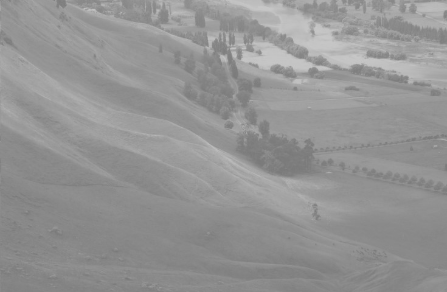
#> input picture Deep_Learning/openCV/image/histogram.png, 447 x 292 px
$ jupyter execute --allow-errors 'OpenCV_011_히스토그램_주파수영역처리_배포용.ipynb'
#> lines starting #> are read from the running program, lines starting #| are printed output that depends on the picture
<table border=1 width=100%>
    <tr><td style="border: 1px solid black; width:600px; height:30px; text-align: center;"><font size=4 color=blue><b>[10차시] 학습목표</b></font></td></tr>
    <tr><td style="border: 1px solid black; text-align: left;"><font size=3>

○ 히스토그램에 대해 학습하고 이미지의 히스토그램을 표시해 본다<br><br>
○ 주파수의 개념에 대해 학습한다<br><br>
○ 주파수 기반 처리 방법에 대해 학습한다

</font></td></tr>
</table>

# 히스토그램 (histogram)

## 개념

- 히스토그램 (Histogram) : 이미지의 색상 별로 픽셀의 개수를 그래프로 표시한 것
- Numpy, Matplotlib 라이브러리에서 함수를 제공하지만 OpenCV에서 제공하는 calcHist() 함수가 가장 성능이 좋음

## gray 이미지의 히스토그램

- <font color=red>calcHist([이미지], [채널], 특정 부분 마스크, [색상 개수], [픽셀값의 범위])</font>
   - 채널은 흑백영상인 경우는 0, 칼라영상인 경우는 R(0), G(1), B(2)

[cell 1]
#실습
import cv2
import matplotlib.pyplot as plt
import numpy as np

img1 = cv2.imread("./image/histogram.png", cv2.IMREAD_COLOR)
#> img1 is the input picture: shape (292, 447, 3); min 121, max 199, mean 148
img1 = cv2.cvtColor(img1, cv2.COLOR_BGR2GRAY)
#> img1: shape (292, 447)


plt.figure(figsize=(12, 5))
plt.subplot(1, 2, 1)
plt.imshow(img1, cmap="gray")
plt.title("original")
plt.axis("off")

# 히스토그램
hist = cv2.calcHist([img1], [0], None, [256], [0, 255])
#> hist = 256 values, max 5925 at index 137, min 0 at index 0, mean 509.9

plt.subplot(1, 2, 2)
plt.title("histogram")
plt.xlim([0, 255])
plt.plot(hist)
#> figure, not shown here; panel 2: curve peaks at x = 137, y = 5925

- 히스토그램이 한쪽으로 몰려있는 그림은 흐린 이미지
    - 왼쪽으로 몰려있으면 어두운 이미지
    - 오른쪽으로 몰려있으면 밝은 이미지
- 빨간 선처럼 나와야 선명한 이미지

### 히스토그램 평활화
- 파란색 히스토그램을 펼쳐서(잡아당겨서 펴서) 빨간색 히스토그램 처럼 만들어주면 선명해짐

##  칼라 이미지의 히스토그램

[cell 2]
#실습
import cv2
import matplotlib.pyplot as plt
import numpy as np

img1 = cv2.imread("./image/back1.PNG", cv2.IMREAD_COLOR)
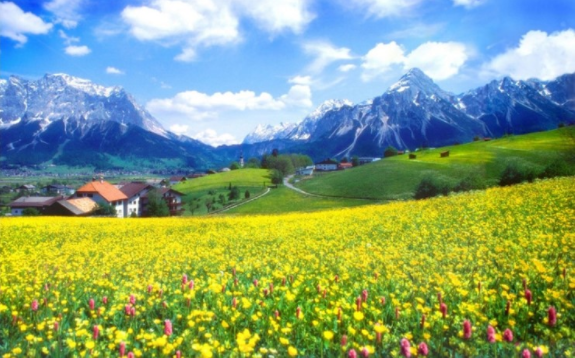
#> input picture Deep_Learning/openCV/image/back1.PNG, 575 x 358 px
#> img1 is the input picture: shape (358, 575, 3); mean B, G, R 123.3, 161.4, 134.1
img1 = cv2.cvtColor(img1, cv2.COLOR_BGR2RGB)


plt.figure(figsize=(12, 5))
plt.subplot(1, 2, 1)
plt.imshow(img1, cmap="gray")
plt.title("original")
plt.axis("off")

# red 히스토그램
hist_red = cv2.calcHist([img1], [0], None, [256], [0, 256])
#> hist_red = 256 values, max 1203 at index 96, min 1 at index 0, mean 804.1
# green 히스토그램
hist_green = cv2.calcHist([img1], [1], None, [256], [0, 256])
#> hist_green = 256 values, max 1757 at index 191, min 0 at index 0, mean 804.1
# blue 히스토그램
hist_blue = cv2.calcHist([img1], [2], None, [256], [0, 256])
#> hist_blue = 256 values, max 10010 at index 253, min 87 at index 0, mean 804.1

plt.subplot(1, 2, 2)
plt.title("COLOR HISTOGRAM")
plt.xlim([0, 255])
plt.plot(hist_red, c="r")
plt.plot(hist_green, c="g")
plt.plot(hist_blue, c="b")
#> figure, not shown here; panel 2: curve peaks at x = 96, y = 1203; panel 2: curve peaks at x = 191, y = 1757; panel 2: curve peaks at x = 253, y = 10010

[cell 3]
import cv2
import matplotlib.pyplot as plt
import numpy as np

img1 = cv2.imread("./image/reds2.png", cv2.IMREAD_COLOR)
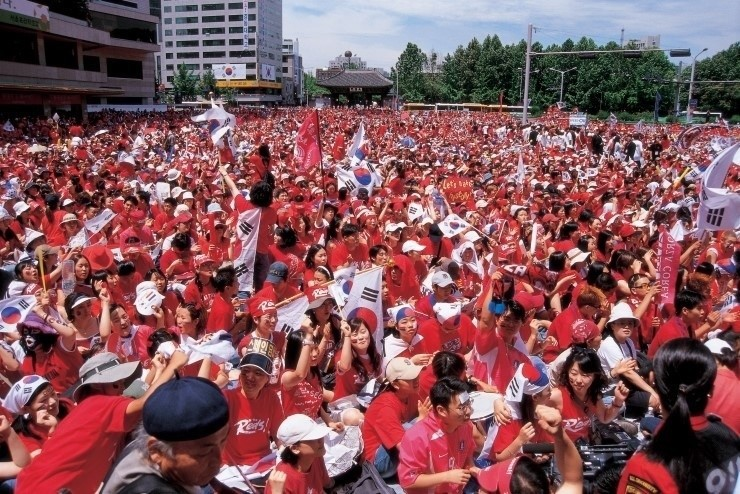
#> input picture Deep_Learning/openCV/image/reds2.png, 740 x 494 px
#> img1 is the input picture: shape (494, 740, 3); mean B, G, R 92, 86.1, 131.3
img1 = cv2.cvtColor(img1, cv2.COLOR_BGR2RGB)


plt.figure(figsize=(12, 5))
plt.subplot(1, 2, 1)
plt.imshow(img1, cmap="gray")
plt.title("original")
plt.axis("off")

# red 히스토그램
hist_red = cv2.calcHist([img1], [0], None, [256], [0, 256])
#> hist_red = 256 values, max 5509 at index 255, min 590 at index 252, mean 1428
# green 히스토그램
hist_green = cv2.calcHist([img1], [1], None, [256], [0, 256])
#> hist_green = 256 values, max 9443 at index 0, min 1 at index 254, mean 1428
# blue 히스토그램
hist_blue = cv2.calcHist([img1], [2], None, [256], [0, 256])
#> hist_blue = 256 values, max 7268 at index 0, min 115 at index 254, mean 1428

plt.subplot(1, 2, 2)
plt.title("COLOR HISTOGRAM")
plt.xlim([0, 255])
plt.plot(hist_red, c="r")
plt.plot(hist_green, c="g")
plt.plot(hist_blue, c="b")
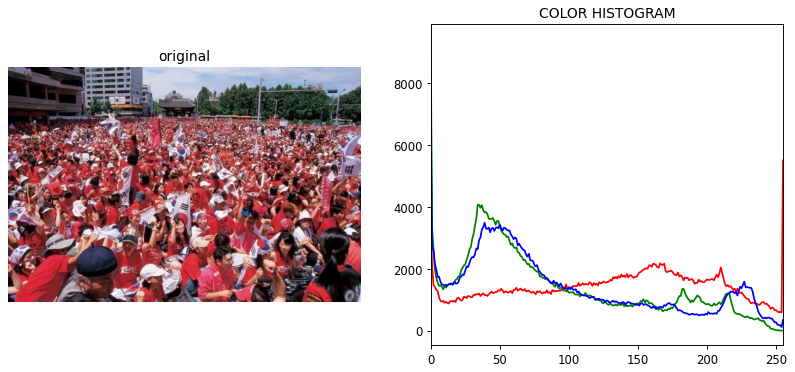
#> figure drawn by matplotlib, 2 panels; panel 2: curve peaks at x = 255, y = 5509; panel 2: curve peaks at x = 0, y = 9443; panel 2: curve peaks at x = 0, y = 7268

[cell 4]
import cv2
import matplotlib.pyplot as plt
import numpy as np

img1 = cv2.imread("./image/blue_rose.png", cv2.IMREAD_COLOR)
#> (the rest of this cell did not finish here and is left out)

[cell 5]
import cv2
import matplotlib.pyplot as plt
import numpy as np

img1 = cv2.imread("./image/tree.png", cv2.IMREAD_COLOR)
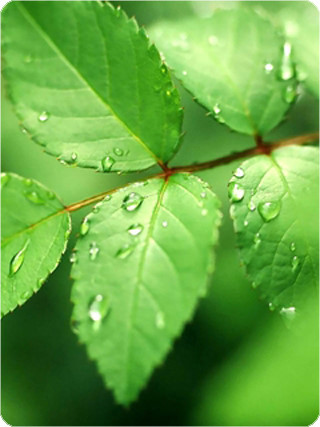
#> input picture Deep_Learning/openCV/image/tree.png, 320 x 427 px
#> img1 is the input picture: shape (427, 320, 3); mean B, G, R 66.9, 167.9, 103.9
img1 = cv2.cvtColor(img1, cv2.COLOR_BGR2RGB)


plt.figure(figsize=(12, 5))
plt.subplot(1, 2, 1)
plt.imshow(img1, cmap="gray")
plt.title("original")
plt.axis("off")

# red 히스토그램
hist_red = cv2.calcHist([img1], [0], None, [256], [0, 256])
#> hist_red = 256 values, max 1299 at index 116, min 28 at index 242, mean 533.8
# green 히스토그램
hist_green = cv2.calcHist([img1], [1], None, [256], [0, 256])
#> hist_green = 256 values, max 1692 at index 199, min 0 at index 0, mean 533.8
# blue 히스토그램
hist_blue = cv2.calcHist([img1], [2], None, [256], [0, 256])
#> hist_blue = 256 values, max 1795 at index 15, min 4 at index 216, mean 533.8

plt.subplot(1, 2, 2)
plt.title("COLOR HISTOGRAM")
plt.xlim([0, 255])
plt.plot(hist_red, c="r")
plt.plot(hist_green, c="g")
plt.plot(hist_blue, c="b")
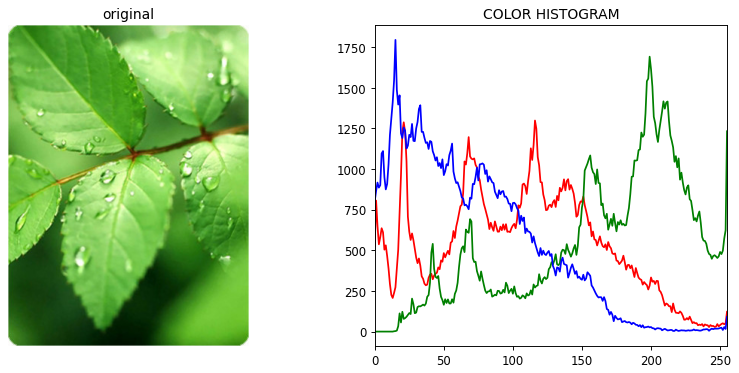
#> figure drawn by matplotlib, 2 panels; panel 2: curve peaks at x = 116, y = 1299; panel 2: curve peaks at x = 199, y = 1692; panel 2: curve peaks at x = 15, y = 1795

## 히스토그램 균일화

- 색상 분포를 균일하게 변경하여 이미지의 콘트라스트를 강조하는 방법

- <font color=red>cv2.equalizeHist(img)</font> : 히스토그램 균일화 함수

- 콘트라스트가 너무 강조된 경향이 있으므로 cv2.createCLAHE() 함수를 적용하면 더 나은 결과가 가능함.

#> (a cell that did not finish here is left out)

## 2차원 히스토그램

- 2개의 축(H, S)이 만나는 지점의 개수를 표현

[cell 7]
#실습

import cv2
import matplotlib.pyplot as plt
import numpy as np

img1 = cv2.imread("./image/back1.PNG", cv2.IMREAD_COLOR)
img1 = cv2.cvtColor(img1, cv2.COLOR_BGR2RGB)


plt.figure(figsize=(12, 5))
plt.subplot(1, 2, 1)
plt.imshow(img1)
plt.title("original")
plt.axis("off")

# hsv로 변환
hsv = cv2.cvtColor(img1, cv2.COLOR_RGB2HSV)
#> hsv: shape (358, 575, 3); mean H, S, V 69.2, 154.3, 188.1

# [0, 1] : 색상(0), 채도(1), 2(명도)
# [180, 256] : 색상(180)과 채도(25)의 막대의 수
# [0, 179, 0, 255] : 0, 179 (색상의 범위), 0, 255(채도의 범위)
hist = cv2.calcHist([hsv], [0, 1], None, [180, 256], [0, 179, 0, 255])
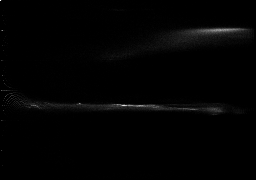
#> hist: shape (180, 256) float32; min 0, max 419, mean 4.5; drawn with min black and max white


plt.subplot(1, 2, 2)
plt.title("HISTOGRAM")
plt.xlabel("Saturation")  # 채도
plt.ylabel("Hue")  # 색상
plt.colorbar()  # 명도 확인용(높을수록 밝은 색)
plt.imshow(hist)
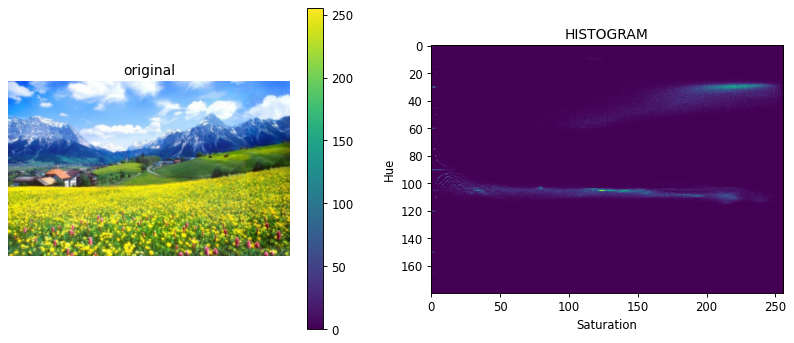
#> figure drawn by matplotlib, 3 panels

- Hue(색 스펙트럼)
    - 100부근 : 파란색
    - 25부근 : 노란색
    - 50부근 : 녹색
- Saturation(채도)
    - 파란색 : 전체적으로 골고루 분포
    - 노란색 : 200이상
    - 녹색 : 100~200
- colorbar(명도)
    - 250부근 노란색 >> 밝음
    - 0부근 남색 >> 어두움

- 결과분석

  - 색상은 파란색과 노란색 계열이 주로 있음
  - 채도는 파란색은 채도가 골고루 분포되어 있고, 노란색에 높은 채도들이 주로 분포
  - 명도는 파란색과 노락색의 밝은 색상이 주로 분포


- HSV 색상공간의 색상분포


<table border=1 width=100%>
    <tr><td style="border: 1px solid black; width:600px; text-align: left;"><font size=4 color=red><b>실습문제</b></font><br><br>
        <font size=3>○ 다른 이미지의 이차원 히스토그램을 그리고 색상 분포를 분석해보자</font></td></tr>
    <tr><td style="border: 1px solid black; width:600px; height:30px; text-align: center;">
        </td></tr>
</table>

- Hue 175부근(붉은색), 채도 150~200, 명도 50이하 (어두운)

[cell 8]
import cv2
import matplotlib.pyplot as plt
import numpy as np

img1 = cv2.imread("./image/blue_rose.png", cv2.IMREAD_COLOR)
#> (the rest of this cell did not finish here and is left out)

[cell 9]
import cv2
import matplotlib.pyplot as plt
import numpy as np

img1 = cv2.imread("./image/bear.png", cv2.IMREAD_COLOR)
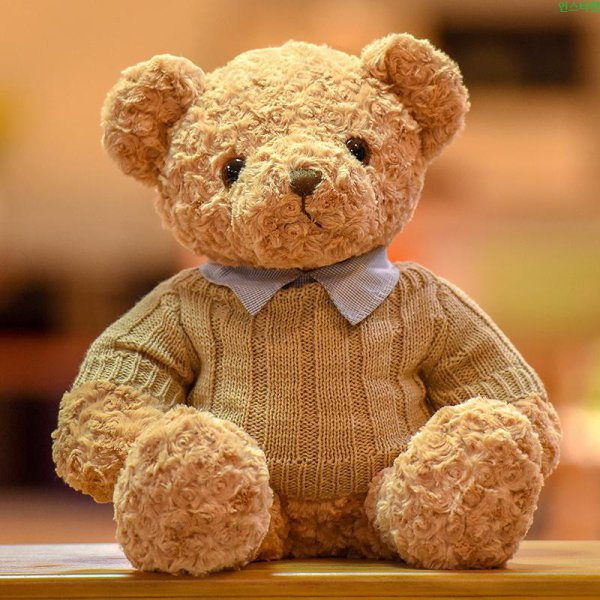
#> input picture Deep_Learning/openCV/image/bear.png, 600 x 600 px
#> img1 is the input picture: shape (600, 600, 3); mean B, G, R 69.8, 120.4, 174.5
img1 = cv2.cvtColor(img1, cv2.COLOR_BGR2RGB)


plt.figure(figsize=(12, 5))
plt.subplot(1, 2, 1)
plt.imshow(img1)
plt.title("original")
plt.axis("off")

# hsv로 변환
hsv = cv2.cvtColor(img1, cv2.COLOR_RGB2HSV)
#> hsv: shape (600, 600, 3); mean H, S, V 15.7, 161.7, 174.5

# [0, 1] : 색상(0), 채도(1), 2(명도)
# [180, 256] : 색상(180)과 채도(25)의 막대의 수
# [0, 179, 0, 255] : 0, 179 (색상의 범위), 0, 255(채도의 범위)
hist = cv2.calcHist([hsv], [0, 1], None, [180, 256], [0, 179, 0, 255])
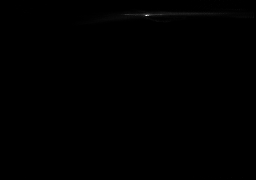
#> hist: shape (180, 256) float32; min 0, max 5979, mean 7.6; drawn with min black and max white


plt.subplot(1, 2, 2)
plt.title("HISTOGRAM")
plt.xlabel("Saturation")  # 채도
plt.ylabel("Hue")  # 색상
plt.colorbar()  # 명도 확인용(높을수록 밝은 색)
plt.imshow(hist)
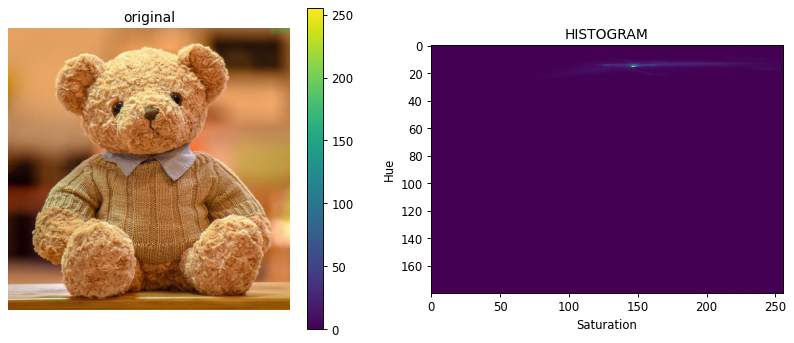
#> figure drawn by matplotlib, 3 panels
